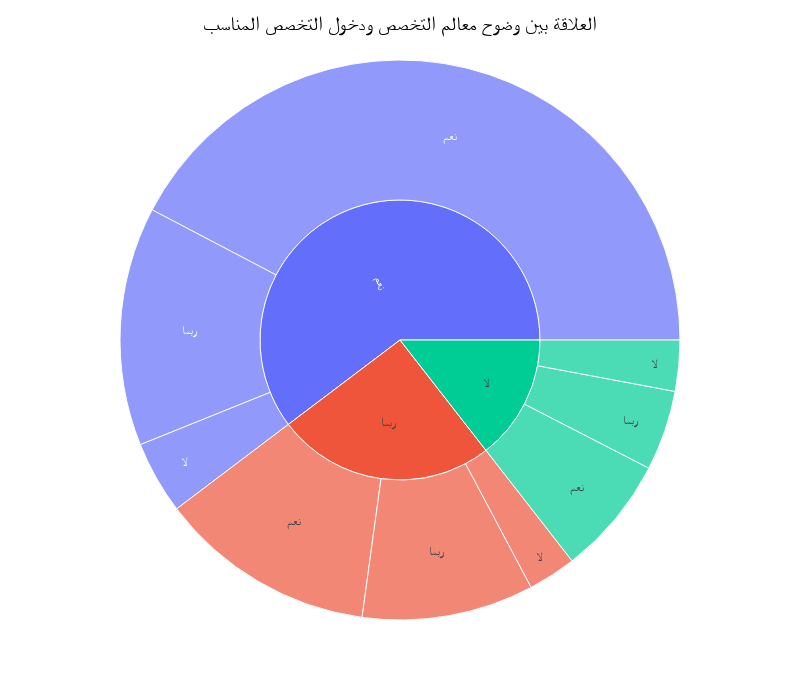
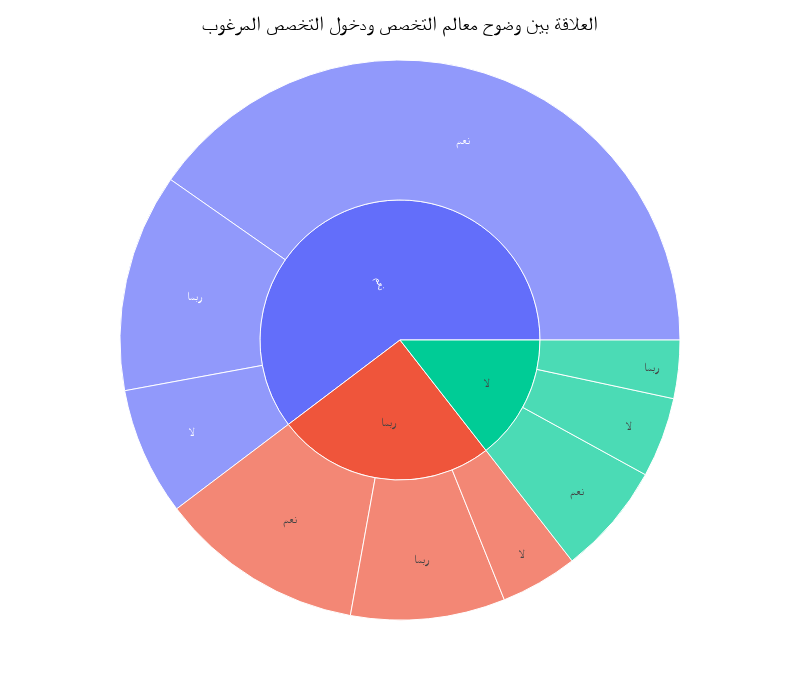

Notebook code for these charts, in order:
### Code cell
fig = px.sunburst(df, 
                   path=['majors in the college clear-cut', 'right specialty?'], 
                   template='plotly_white',
                 )
fig.update_layout(title_text='العلاقة بين وضوح معالم التخصص ودخول التخصص المناسب', 
                  title_x=0.5, 
                  titlefont=dict(color='black', 
                            size=20, 
                            family="Courier New, monospace",),
                  width=800,
                  height=700,
                  showlegend=False,
                
                 )
fig.show()
fig = px.sunburst(df, 
                   path=['majors in the college clear-cut', 'wanted specialty'], 
                   template='plotly_white',
                 )
fig.update_layout(title_text='العلاقة بين وضوح معالم التخصص ودخول التخصص المرغوب', 
                  title_x=0.5, 
                  titlefont=dict(color='black', 
                            size=20, 
                            family="Courier New, monospace",),
                  width=800,
                  height=700,
                  showlegend=False,
                
                 )
fig.show()

### Figure 1 — Plotly figure (JSON) as saved in the notebook; plotly's stock layout.template omitted (floating-point values rounded to 4 significant figures)
{"data": [{"branchvalues": "total", "domain": {"x": [0, 1], "y": [0, 1]}, "hovertemplate": "labels=%{label}<br>count=%{value}<br>parent=%{parent}<br>id=%{id}<extra></extra>", "ids": ["ربما/ربما", "لا/ربما", "نعم/ربما", "ربما/لا", "لا/لا", "نعم/لا", "ربما/نعم", "لا/نعم", "نعم/نعم", "ربما", "لا", "نعم"], "labels": ["ربما", "ربما", "ربما", "لا", "لا", "لا", "نعم", "نعم", "نعم", "ربما", "لا", "نعم"], "name": "", "parents": ["ربما", "لا", "نعم", "ربما", "لا", "نعم", "ربما", "لا", "نعم", "", "", ""], "type": "sunburst", "values": [118, 55, 164, 33, 35, 50, 149, 82, 503, 300, 172, 717]}], "layout": {"height": 700, "legend": {"tracegroupgap": 0}, "margin": {"t": 60}, "showlegend": false, "title": {"font": {"color": "black", "family": "Courier New, monospace", "size": 20}, "text": "العلاقة بين وضوح معالم التخصص ودخول التخصص المناسب", "x": 0.5}, "width": 800}}

### Figure 2 — Plotly figure (JSON) as saved in the notebook; plotly's stock layout.template omitted (floating-point values rounded to 4 significant figures)
{"data": [{"branchvalues": "total", "domain": {"x": [0, 1], "y": [0, 1]}, "hovertemplate": "labels=%{label}<br>count=%{value}<br>parent=%{parent}<br>id=%{id}<extra></extra>", "ids": ["ربما/ربما", "لا/ربما", "نعم/ربما", "ربما/لا", "لا/لا", "نعم/لا", "ربما/نعم", "لا/نعم", "نعم/نعم", "ربما", "لا", "نعم"], "labels": ["ربما", "ربما", "ربما", "لا", "لا", "لا", "نعم", "نعم", "نعم", "ربما", "لا", "نعم"], "name": "", "parents": ["ربما", "لا", "نعم", "ربما", "لا", "نعم", "ربما", "لا", "نعم", "", "", ""], "type": "sunburst", "values": [106, 40, 150, 53, 55, 88, 141, 77, 479, 300, 172, 717]}], "layout": {"height": 700, "legend": {"tracegroupgap": 0}, "margin": {"t": 60}, "showlegend": false, "title": {"font": {"color": "black", "family": "Courier New, monospace", "size": 20}, "text": "العلاقة بين وضوح معالم التخصص ودخول التخصص المرغوب", "x": 0.5}, "width": 800}}
